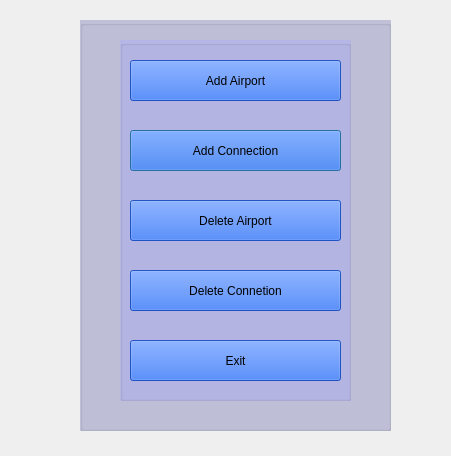
<?xml version="1.0" encoding="UTF-8"?>
<ui version="4.0">
 <class>AdminMenu</class>
 <widget class="QDialog" name="AdminMenu">
  <property name="geometry">
   <rect>
    <x>0</x>
    <y>0</y>
    <width>451</width>
    <height>456</height>
   </rect>
  </property>
  <property name="windowTitle">
   <string>Dialog</string>
  </property>
  <property name="styleSheet">
   <string notr="true"/>
  </property>
  <widget class="QGroupBox" name="groupBox_2">
   <property name="geometry">
    <rect>
     <x>80</x>
     <y>20</y>
     <width>311</width>
     <height>411</height>
    </rect>
   </property>
   <property name="styleSheet">
    <string notr="true">background-color: rgba(0, 0, 127, 50);

border-color: rgb(0, 0, 0);</string>
   </property>
   <property name="title">
    <string/>
   </property>
   <widget class="QGroupBox" name="groupBox">
    <property name="geometry">
     <rect>
      <x>40</x>
      <y>20</y>
      <width>231</width>
      <height>361</height>
     </rect>
    </property>
    <property name="styleSheet">
     <string notr="true">background-color: rgb(170, 170, 255);
background-color: rgba(170, 170, 255, 100);</string>
    </property>
    <property name="title">
     <string/>
    </property>
    <property name="flat">
     <bool>false</bool>
    </property>
    <property name="checkable">
     <bool>false</bool>
    </property>
    <widget class="QPushButton" name="pushButtonAddConnection">
     <property name="geometry">
      <rect>
       <x>10</x>
       <y>90</y>
       <width>211</width>
       <height>41</height>
      </rect>
     </property>
     <property name="styleSheet">
      <string notr="true">border-color: rgb(0, 0, 0);
background-color: rgb(0, 85, 255,200);</string>
     </property>
     <property name="text">
      <string>Add Connection</string>
     </property>
     <property name="checkable">
      <bool>false</bool>
     </property>
    </widget>
    <widget class="QPushButton" name="pushButtonDeleteAirport">
     <property name="geometry">
      <rect>
       <x>10</x>
       <y>160</y>
       <width>211</width>
       <height>41</height>
      </rect>
     </property>
     <property name="styleSheet">
      <string notr="true">border-color: rgb(0, 0, 0);
background-color: rgb(0, 85, 255,200);</string>
     </property>
     <property name="text">
      <string>Delete Airport</string>
     </property>
     <property name="checkable">
      <bool>false</bool>
     </property>
    </widget>
    <widget class="QPushButton" name="pushButtonDeleteConnection">
     <property name="geometry">
      <rect>
       <x>10</x>
       <y>230</y>
       <width>211</width>
       <height>41</height>
      </rect>
     </property>
     <property name="styleSheet">
      <string notr="true">border-color: rgb(0, 0, 0);
background-color: rgb(0, 85, 255,200);</string>
     </property>
     <property name="text">
      <string>Delete Connetion</string>
     </property>
     <property name="checkable">
      <bool>false</bool>
     </property>
    </widget>
    <widget class="QPushButton" name="pushButtonExit">
     <property name="geometry">
      <rect>
       <x>10</x>
       <y>300</y>
       <width>211</width>
       <height>41</height>
      </rect>
     </property>
     <property name="styleSheet">
      <string notr="true">border-color: rgb(0, 0, 0);
background-color: rgb(0, 85, 255,200);</string>
     </property>
     <property name="text">
      <string>Exit</string>
     </property>
     <property name="checkable">
      <bool>false</bool>
     </property>
    </widget>
    <widget class="QPushButton" name="pushButtonAddAirport">
     <property name="geometry">
      <rect>
       <x>10</x>
       <y>20</y>
       <width>211</width>
       <height>41</height>
      </rect>
     </property>
     <property name="styleSheet">
      <string notr="true">border-color: rgb(0, 0, 0);
background-color: rgb(0, 85, 255,200);</string>
     </property>
     <property name="text">
      <string>Add Airport</string>
     </property>
     <property name="checkable">
      <bool>false</bool>
     </property>
    </widget>
   </widget>
  </widget>
  <widget class="QLabel" name="label">
   <property name="geometry">
    <rect>
     <x>0</x>
     <y>0</y>
     <width>451</width>
     <height>451</height>
    </rect>
   </property>
   <property name="text">
    <string/>
   </property>
   <property name="pixmap">
    <pixmap resource="Resources.qrc">:/imgs/IMG_0053.JPG</pixmap>
   </property>
   <property name="scaledContents">
    <bool>true</bool>
   </property>
  </widget>
  <zorder>label</zorder>
  <zorder>groupBox_2</zorder>
 </widget>
 <resources>
  <include location="Resources.qrc"/>
 </resources>
 <connections/>
</ui>
